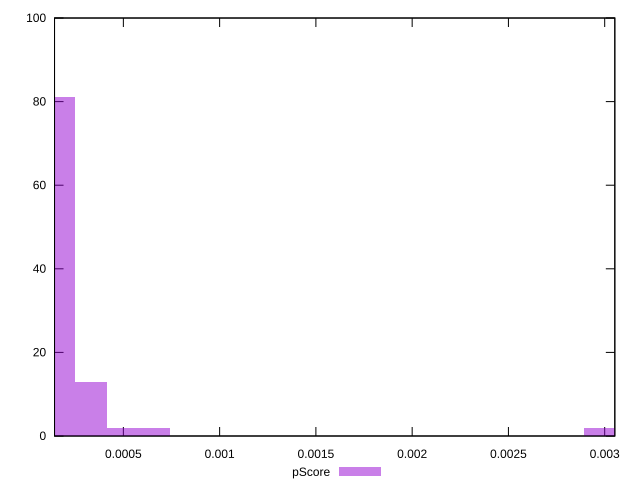

Write gnuplot code to recreate this figure.
reset

$pScore <<EOF
0.0029768123255348913 2
0.00033075692505943235 13
0.00016537846252971618 81
0.0006615138501188647 2
0.0004961353875891485 2
EOF

set key outside below
set boxwidth 0.00016537846252971618
set xrange [0.0001424855432657357:0.003052623642493091]
set yrange [0:100]
set trange [0:100]
set style fill transparent solid 0.5 noborder
set terminal svg size 640, 490 enhanced background rgb 'white'
set output "report_00026_2021-02-22T21:38:55.199Z/largest-contentful-paint/samples/pages/pScore/histogram.svg"

plot $pScore title "pScore" with boxes

reset
